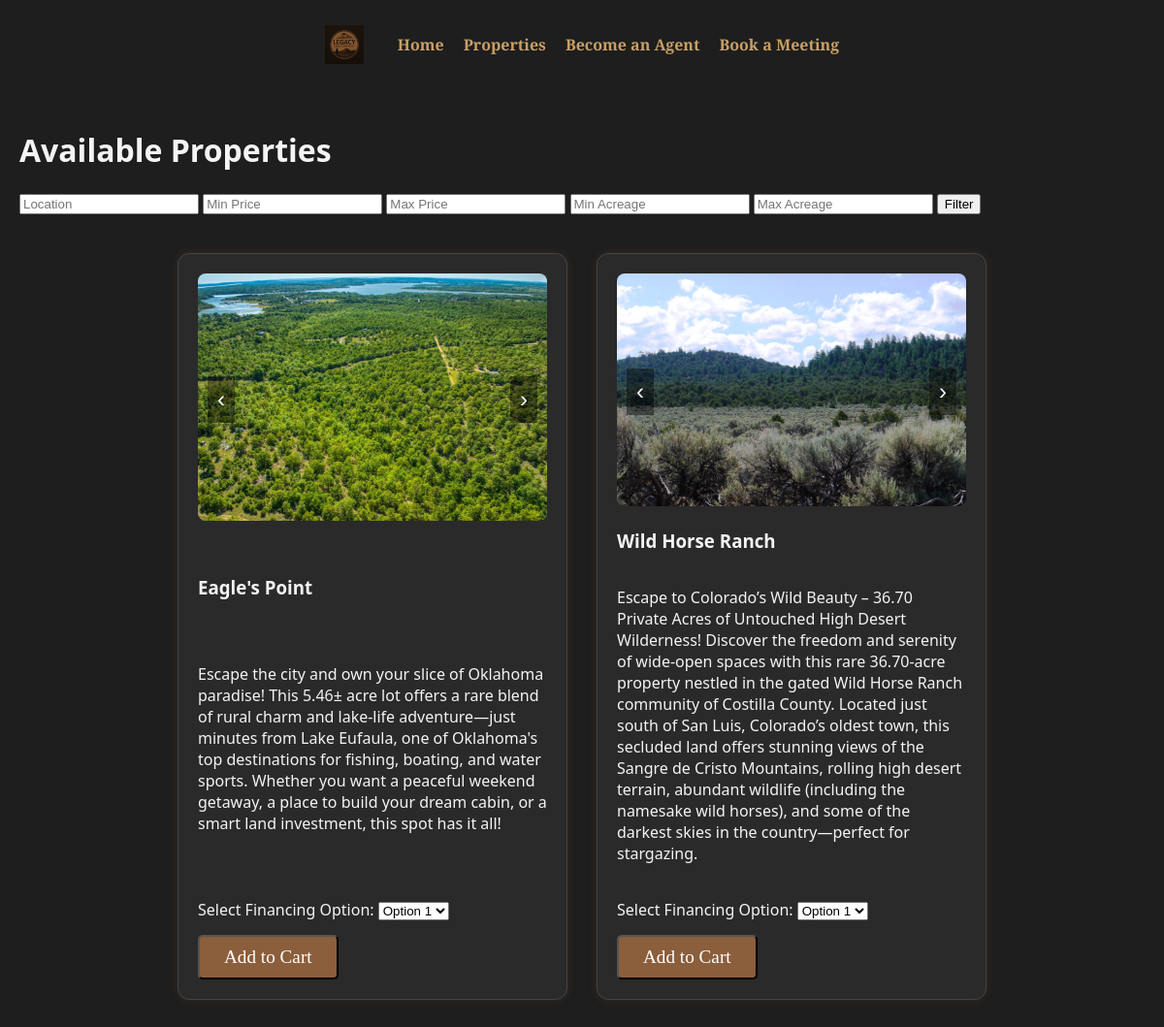
Page /properties/ on the committed database.
### core/models.py (models this page shows, shortened)
class PropertyImage(models.Model):
    property = models.ForeignKey(Property, related_name='images', on_delete=models.CASCADE)
    image = models.ImageField(upload_to='property_images/')

class Property(models.Model):
    title = models.CharField(max_length=200)
    description = models.TextField()
    location = models.CharField(max_length=100)
    acreage = models.DecimalField(max_digits=7, decimal_places=2)
    term_years_1 = models.IntegerField(blank=True, null=True)
    monthly_payment_1 = models.DecimalField(max_digits=10, decimal_places=2, blank=True, null=True)
    down_payment_1 = models.DecimalField(max_digits=10, decimal_places=2, blank=True, null=True)
    total_price_1 = models.DecimalField(max_digits=12, decimal_places=2, blank=True, null=True)
    interest_1 = models.DecimalField(max_digits=5, decimal_places=2, blank=True, null=True)
    financing_note_1=models.TextField(blank=True, help_text="Optional custom financing message")
    term_years_2 = models.IntegerField(blank=True, null=True)
    monthly_payment_2 = models.DecimalField(max_digits=10, decimal_places=2, blank=True, null=True)
    down_payment_2 = models.DecimalField(max_digits=10, decimal_places=2, blank=True, null=True)
    total_price_2 = models.DecimalField(max_digits=12, decimal_places=2, blank=True, null=True)
    interest_2 = models.DecimalField(max_digits=5, decimal_places=2, blank=True, null=True)
    financing_note_2=models.TextField(blank=True, help_text="Optional custom financing message")
    term_years_3 = models.IntegerField(blank=True, null=True)
    monthly_payment_3 = models.DecimalField(max_digits=10, decimal_places=2, blank=True, null=True)
    down_payment_3 = models.DecimalField(max_digits=10, decimal_places=2, blank=True, null=True)
    total_price_3 = models.DecimalField(max_digits=12, decimal_places=2, blank=True, null=True)
    interest_3 = models.DecimalField(max_digits=5, decimal_places=2, blank=True, null=True)
    financing_note_3=models.TextField(blank=True, help_text="Optional custom financing message")

### core/views.py (the view)
# urls.py: path('properties/', core_views.property_list, name='property_list'),
def property_list(request):
    properties = Property.objects.all()
    location = request.GET.get('location')
    min_price = request.GET.get('min_price')
    max_price = request.GET.get('max_price')
    min_acreage = request.GET.get('min_acreage')
    max_acreage = request.GET.get('max_acreage')
    if location:
        properties = properties.filter(location__icontains=location)
    if min_price:
        properties = properties.filter(price__gte=min_price)
    if max_price:
        properties = properties.filter(price__lte=max_price)
    if min_acreage:
        properties = properties.filter(acreage__gte=min_acreage)
    if max_acreage:
        properties = properties.filter(acreage__lte=max_acreage)
    return render(request, 'core/property_list.html', {'properties': properties})

### core/templates/core/property_list.html (shortened to what this page needs)
{% extends "core/base.html" %}
{% block content %}
<h1>Available Properties</h1>
<form method="get">
    <input type="text" name="location" placeholder="Location">
    <input type="number" name="min_price" placeholder="Min Price">
    <input type="number" name="max_price" placeholder="Max Price">
    <input type="number" name="min_acreage" placeholder="Min Acreage">
    <input type="number" name="max_acreage" placeholder="Max Acreage">
    <button type="submit">Filter</button>
</form>
<div class="property-list-wrapper" style="margin-top: 20px;">
    {% for property in properties %}
        <div class="property-card">
            <div class="property-slideshow" data-property-id="{{ property.id }}">
                {% for image in property.images.all %}
                    <img src="{{ image.image.url }}" alt="{{ property.title }}" class="slide-{{ property.id }}"{% if not forloop.first %} style="display:none;"{% endif %}>
                {% endfor %}
                {% if property.images.count > 1 %}
                    <button onclick="prevSlide('{{ property.id }}')">‹</button>
                    <button onclick="nextSlide('{{ property.id }}')">›</button>
                {% endif %}
            </div>
            <h3>{{ property.title }}</h3>
            <p>{{ property.description }}</p>
            <form method="post" action="{% url 'add_to_cart' property.id %}">
                <label for="financing_option_{{ property.id }}">Select Financing Option:</label>
                <select name="financing_option" id="financing_option_{{ property.id }}" required>
                    {% if property.monthly_payment_1 %}
                        <option value="1">Option 1</option>
                    {% endif %}
                </select>
                <button type="submit" class="cta-button">Add to Cart</button>
            </form>
        </div>
    {% endfor %}
</div>
{% endblock %}

### core/templates/core/base.html (style rules this page uses)
.property-card form { margin-top: 20px; }
.cta-button { margin-top: 15px; }
:root { --bg-dark: #1e1e1e; --accent-brown: #8b5e3c; --accent-light: #c9a066; --text-light: #f4f4f4; }
body { margin: 0; font-family: 'Segoe UI', sans-serif; background-color: var(--bg-dark); color: var(--text-light); }
.property-list-wrapper { display: flex; flex-wrap: wrap; gap: 30px; justify-content: center; padding: 20px 0; }
.property-card { background-color: #2a2a2a; border: 1px solid #444; border-radius: 12px; width: 360px; padding: 20px; box-shadow: 0 0 10px rgba(139, 94, 60, 0.2); transition: transform 0.3s ease, box-shadow 0.3s ease; display: flex; flex-direction: column; justify-content: space-between; }
.property-slideshow { position: relative; text-align: center; }
.property-slideshow button { position: absolute; top: 50%; transform: translateY(-50%); background: rgba(0,0,0,0.4); color: white; border: none; padding: 10px; font-size: 1.5em; cursor: pointer; z-index: 1; }
.property-slideshow button:first-of-type { left: 10px; }
.property-slideshow button:last-of-type { right: 10px; }
.property-slideshow img { width: 100%; height: auto; object-fit: contain; border-radius: 8px; }
.cta-button { font-size: 1.2em; padding: 10px 25px; font-family: 'Playfair Display', serif; background-color: var(--accent-brown); color: white; text-decoration: none; border-radius: 5px; transition: background-color 0.3s ease, box-shadow 0.3s ease; }

### rows in the picture
Property: title "Eagle's Point", description "Escape the city and own your slice of Oklahoma paradise! This 5.46± acre lot offers a rare blend of rural charm and lake-life adventure—just minutes from Lake Eufaula, one of Oklahoma's top destinations for fishing, boating, and water sports. Whether you want a peaceful weekend getaway, a place to build your dream cabin, or a smart land investment, this spot has it all!", financing_option "Option 1"
PropertyImage: image (picture)
Property: title "Wild Horse Ranch", description "Escape to Colorado’s Wild Beauty – 36.70 Private Acres of Untouched High Desert Wilderness! Discover the freedom and serenity of wide-open spaces with this rare 36.70-acre property nestled in the gated Wild Horse Ranch community of Costilla County. Located just south of San Luis, Colorado’s oldest town, this secluded land offers stunning views of the Sangre de Cristo Mountains, rolling high desert terrain, abundant wildlife (including the namesake wild horses), and some of the darkest skies in the country—perfect for stargazing.", financing_option "Option 1"
PropertyImage: image (picture)
